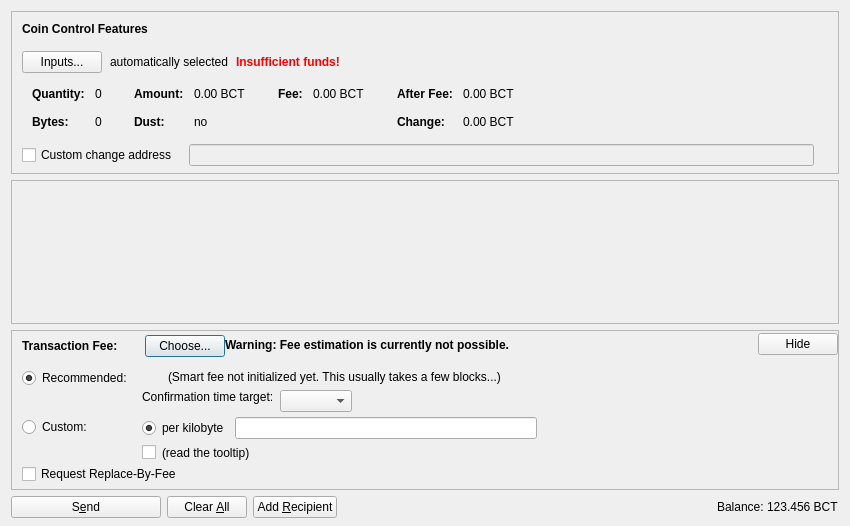
<?xml version="1.0" encoding="UTF-8"?>
<ui version="4.0">
 <class>SendCoinsDialog</class>
 <widget class="QDialog" name="SendCoinsDialog">
  <property name="geometry">
   <rect>
    <x>0</x>
    <y>0</y>
    <width>850</width>
    <height>526</height>
   </rect>
  </property>
  <property name="windowTitle">
   <string>Send Coins</string>
  </property>
  <layout class="QVBoxLayout" name="verticalLayout" stretch="0,1,0,0">
   <property name="bottomMargin">
    <number>8</number>
   </property>
   <item>
    <widget class="QFrame" name="frameCoinControl">
     <property name="sizePolicy">
      <sizepolicy hsizetype="Expanding" vsizetype="Expanding">
       <horstretch>0</horstretch>
       <verstretch>0</verstretch>
      </sizepolicy>
     </property>
     <property name="maximumSize">
      <size>
       <width>16777215</width>
       <height>16777215</height>
      </size>
     </property>
     <property name="frameShape">
      <enum>QFrame::StyledPanel</enum>
     </property>
     <property name="frameShadow">
      <enum>QFrame::Sunken</enum>
     </property>
     <layout class="QVBoxLayout" name="verticalLayoutCoinControl2">
      <property name="spacing">
       <number>0</number>
      </property>
      <property name="leftMargin">
       <number>0</number>
      </property>
      <property name="topMargin">
       <number>0</number>
      </property>
      <property name="rightMargin">
       <number>0</number>
      </property>
      <property name="bottomMargin">
       <number>6</number>
      </property>
      <item>
       <layout class="QVBoxLayout" name="verticalLayoutCoinControl" stretch="0,0,0,0,1">
        <property name="spacing">
         <number>0</number>
        </property>
        <property name="leftMargin">
         <number>10</number>
        </property>
        <property name="topMargin">
         <number>10</number>
        </property>
        <item>
         <layout class="QHBoxLayout" name="horizontalLayoutCoinControl1">
          <property name="bottomMargin">
           <number>15</number>
          </property>
          <item>
           <widget class="QLabel" name="labelCoinControlFeatures">
            <property name="sizePolicy">
             <sizepolicy hsizetype="Preferred" vsizetype="Maximum">
              <horstretch>0</horstretch>
              <verstretch>0</verstretch>
             </sizepolicy>
            </property>
            <property name="font">
             <font>
              <weight>75</weight>
              <bold>true</bold>
             </font>
            </property>
            <property name="styleSheet">
             <string notr="true">font-weight:bold;</string>
            </property>
            <property name="text">
             <string>Coin Control Features</string>
            </property>
           </widget>
          </item>
         </layout>
        </item>
        <item>
         <layout class="QHBoxLayout" name="horizontalLayoutCoinControl2" stretch="0,0,0,0">
          <property name="spacing">
           <number>8</number>
          </property>
          <property name="bottomMargin">
           <number>10</number>
          </property>
          <item>
           <widget class="QPushButton" name="pushButtonCoinControl">
            <property name="styleSheet">
             <string notr="true"/>
            </property>
            <property name="text">
             <string>Inputs...</string>
            </property>
            <property name="autoDefault">
             <bool>false</bool>
            </property>
           </widget>
          </item>
          <item>
           <widget class="QLabel" name="labelCoinControlAutomaticallySelected">
            <property name="text">
             <string>automatically selected</string>
            </property>
            <property name="margin">
             <number>5</number>
            </property>
           </widget>
          </item>
          <item>
           <widget class="QLabel" name="labelCoinControlInsuffFunds">
            <property name="font">
             <font>
              <weight>75</weight>
              <bold>true</bold>
             </font>
            </property>
            <property name="styleSheet">
             <string notr="true">color:red;font-weight:bold;</string>
            </property>
            <property name="text">
             <string>Insufficient funds!</string>
            </property>
            <property name="margin">
             <number>5</number>
            </property>
           </widget>
          </item>
          <item>
           <spacer name="horizontalSpacerCoinControl">
            <property name="orientation">
             <enum>Qt::Horizontal</enum>
            </property>
            <property name="sizeHint" stdset="0">
             <size>
              <width>40</width>
              <height>1</height>
             </size>
            </property>
           </spacer>
          </item>
         </layout>
        </item>
        <item>
         <widget class="QWidget" name="widgetCoinControl" native="true">
          <property name="sizePolicy">
           <sizepolicy hsizetype="Preferred" vsizetype="Preferred">
            <horstretch>0</horstretch>
            <verstretch>0</verstretch>
           </sizepolicy>
          </property>
          <property name="minimumSize">
           <size>
            <width>0</width>
            <height>0</height>
           </size>
          </property>
          <property name="styleSheet">
           <string notr="true"/>
          </property>
          <layout class="QHBoxLayout" name="horizontalLayoutCoinControl5">
           <property name="leftMargin">
            <number>0</number>
           </property>
           <property name="topMargin">
            <number>0</number>
           </property>
           <property name="rightMargin">
            <number>0</number>
           </property>
           <property name="bottomMargin">
            <number>0</number>
           </property>
           <item>
            <layout class="QHBoxLayout" name="horizontalLayoutCoinControl3" stretch="0,0,0,1">
             <property name="spacing">
              <number>20</number>
             </property>
             <property name="topMargin">
              <number>0</number>
             </property>
             <property name="bottomMargin">
              <number>10</number>
             </property>
             <item>
              <layout class="QFormLayout" name="formLayoutCoinControl1">
               <property name="horizontalSpacing">
                <number>10</number>
               </property>
               <property name="verticalSpacing">
                <number>14</number>
               </property>
               <property name="leftMargin">
                <number>10</number>
               </property>
               <property name="topMargin">
                <number>4</number>
               </property>
               <property name="rightMargin">
                <number>6</number>
               </property>
               <item row="0" column="0">
                <widget class="QLabel" name="labelCoinControlQuantityText">
                 <property name="font">
                  <font>
                   <weight>75</weight>
                   <bold>true</bold>
                  </font>
                 </property>
                 <property name="text">
                  <string>Quantity:</string>
                 </property>
                 <property name="margin">
                  <number>0</number>
                 </property>
                </widget>
               </item>
               <item row="0" column="1">
                <widget class="QLabel" name="labelCoinControlQuantity">
                 <property name="cursor">
                  <cursorShape>IBeamCursor</cursorShape>
                 </property>
                 <property name="contextMenuPolicy">
                  <enum>Qt::ActionsContextMenu</enum>
                 </property>
                 <property name="text">
                  <string notr="true">0</string>
                 </property>
                 <property name="margin">
                  <number>0</number>
                 </property>
                 <property name="textInteractionFlags">
                  <set>Qt::LinksAccessibleByMouse|Qt::TextSelectableByKeyboard|Qt::TextSelectableByMouse</set>
                 </property>
                </widget>
               </item>
               <item row="1" column="0">
                <widget class="QLabel" name="labelCoinControlBytesText">
                 <property name="font">
                  <font>
                   <weight>75</weight>
                   <bold>true</bold>
                  </font>
                 </property>
                 <property name="text">
                  <string>Bytes:</string>
                 </property>
                </widget>
               </item>
               <item row="1" column="1">
                <widget class="QLabel" name="labelCoinControlBytes">
                 <property name="cursor">
                  <cursorShape>IBeamCursor</cursorShape>
                 </property>
                 <property name="contextMenuPolicy">
                  <enum>Qt::ActionsContextMenu</enum>
                 </property>
                 <property name="text">
                  <string notr="true">0</string>
                 </property>
                 <property name="textInteractionFlags">
                  <set>Qt::LinksAccessibleByMouse|Qt::TextSelectableByKeyboard|Qt::TextSelectableByMouse</set>
                 </property>
                </widget>
               </item>
              </layout>
             </item>
             <item>
              <layout class="QFormLayout" name="formLayoutCoinControl2">
               <property name="horizontalSpacing">
                <number>10</number>
               </property>
               <property name="verticalSpacing">
                <number>14</number>
               </property>
               <property name="leftMargin">
                <number>6</number>
               </property>
               <property name="topMargin">
                <number>4</number>
               </property>
               <property name="rightMargin">
                <number>6</number>
               </property>
               <item row="0" column="0">
                <widget class="QLabel" name="labelCoinControlAmountText">
                 <property name="font">
                  <font>
                   <weight>75</weight>
                   <bold>true</bold>
                  </font>
                 </property>
                 <property name="text">
                  <string>Amount:</string>
                 </property>
                 <property name="margin">
                  <number>0</number>
                 </property>
                </widget>
               </item>
               <item row="0" column="1">
                <widget class="QLabel" name="labelCoinControlAmount">
                 <property name="cursor">
                  <cursorShape>IBeamCursor</cursorShape>
                 </property>
                 <property name="contextMenuPolicy">
                  <enum>Qt::ActionsContextMenu</enum>
                 </property>
                 <property name="text">
                  <string notr="true">0.00 BCT</string>
                 </property>
                 <property name="textInteractionFlags">
                  <set>Qt::LinksAccessibleByMouse|Qt::TextSelectableByKeyboard|Qt::TextSelectableByMouse</set>
                 </property>
                </widget>
               </item>
               <item row="1" column="0">
                <widget class="QLabel" name="labelCoinControlLowOutputText">
                 <property name="font">
                  <font>
                   <weight>75</weight>
                   <bold>true</bold>
                  </font>
                 </property>
                 <property name="text">
                  <string>Dust:</string>
                 </property>
                </widget>
               </item>
               <item row="1" column="1">
                <widget class="QLabel" name="labelCoinControlLowOutput">
                 <property name="cursor">
                  <cursorShape>IBeamCursor</cursorShape>
                 </property>
                 <property name="contextMenuPolicy">
                  <enum>Qt::ActionsContextMenu</enum>
                 </property>
                 <property name="text">
                  <string notr="true">no</string>
                 </property>
                 <property name="textInteractionFlags">
                  <set>Qt::LinksAccessibleByMouse|Qt::TextSelectableByKeyboard|Qt::TextSelectableByMouse</set>
                 </property>
                </widget>
               </item>
              </layout>
             </item>
             <item>
              <layout class="QFormLayout" name="formLayoutCoinControl3">
               <property name="horizontalSpacing">
                <number>10</number>
               </property>
               <property name="verticalSpacing">
                <number>14</number>
               </property>
               <property name="leftMargin">
                <number>6</number>
               </property>
               <property name="topMargin">
                <number>4</number>
               </property>
               <property name="rightMargin">
                <number>6</number>
               </property>
               <item row="0" column="0">
                <widget class="QLabel" name="labelCoinControlFeeText">
                 <property name="font">
                  <font>
                   <weight>75</weight>
                   <bold>true</bold>
                  </font>
                 </property>
                 <property name="text">
                  <string>Fee:</string>
                 </property>
                 <property name="margin">
                  <number>0</number>
                 </property>
                </widget>
               </item>
               <item row="0" column="1">
                <widget class="QLabel" name="labelCoinControlFee">
                 <property name="cursor">
                  <cursorShape>IBeamCursor</cursorShape>
                 </property>
                 <property name="contextMenuPolicy">
                  <enum>Qt::ActionsContextMenu</enum>
                 </property>
                 <property name="text">
                  <string notr="true">0.00 BCT</string>
                 </property>
                 <property name="textInteractionFlags">
                  <set>Qt::LinksAccessibleByMouse|Qt::TextSelectableByKeyboard|Qt::TextSelectableByMouse</set>
                 </property>
                </widget>
               </item>
              </layout>
             </item>
             <item>
              <layout class="QFormLayout" name="formLayoutCoinControl4">
               <property name="horizontalSpacing">
                <number>10</number>
               </property>
               <property name="verticalSpacing">
                <number>14</number>
               </property>
               <property name="leftMargin">
                <number>6</number>
               </property>
               <property name="topMargin">
                <number>4</number>
               </property>
               <property name="rightMargin">
                <number>6</number>
               </property>
               <item row="0" column="0">
                <widget class="QLabel" name="labelCoinControlAfterFeeText">
                 <property name="font">
                  <font>
                   <weight>75</weight>
                   <bold>true</bold>
                  </font>
                 </property>
                 <property name="text">
                  <string>After Fee:</string>
                 </property>
                 <property name="margin">
                  <number>0</number>
                 </property>
                </widget>
               </item>
               <item row="0" column="1">
                <widget class="QLabel" name="labelCoinControlAfterFee">
                 <property name="cursor">
                  <cursorShape>IBeamCursor</cursorShape>
                 </property>
                 <property name="contextMenuPolicy">
                  <enum>Qt::ActionsContextMenu</enum>
                 </property>
                 <property name="text">
                  <string notr="true">0.00 BCT</string>
                 </property>
                 <property name="textInteractionFlags">
                  <set>Qt::LinksAccessibleByMouse|Qt::TextSelectableByKeyboard|Qt::TextSelectableByMouse</set>
                 </property>
                </widget>
               </item>
               <item row="1" column="0">
                <widget class="QLabel" name="labelCoinControlChangeText">
                 <property name="font">
                  <font>
                   <weight>75</weight>
                   <bold>true</bold>
                  </font>
                 </property>
                 <property name="text">
                  <string>Change:</string>
                 </property>
                </widget>
               </item>
               <item row="1" column="1">
                <widget class="QLabel" name="labelCoinControlChange">
                 <property name="cursor">
                  <cursorShape>IBeamCursor</cursorShape>
                 </property>
                 <property name="contextMenuPolicy">
                  <enum>Qt::ActionsContextMenu</enum>
                 </property>
                 <property name="text">
                  <string notr="true">0.00 BCT</string>
                 </property>
                 <property name="textInteractionFlags">
                  <set>Qt::LinksAccessibleByMouse|Qt::TextSelectableByKeyboard|Qt::TextSelectableByMouse</set>
                 </property>
                </widget>
               </item>
              </layout>
             </item>
            </layout>
           </item>
          </layout>
         </widget>
        </item>
        <item>
         <layout class="QHBoxLayout" name="horizontalLayoutCoinControl4" stretch="0,0,0">
          <property name="spacing">
           <number>12</number>
          </property>
          <property name="sizeConstraint">
           <enum>QLayout::SetDefaultConstraint</enum>
          </property>
          <property name="topMargin">
           <number>5</number>
          </property>
          <property name="rightMargin">
           <number>5</number>
          </property>
          <item>
           <widget class="QCheckBox" name="checkBoxCoinControlChange">
            <property name="toolTip">
             <string>If this is activated, but the change address is empty or invalid, change will be sent to a newly generated address.</string>
            </property>
            <property name="text">
             <string>Custom change address</string>
            </property>
           </widget>
          </item>
          <item>
           <widget class="QValidatedLineEdit" name="lineEditCoinControlChange">
            <property name="enabled">
             <bool>false</bool>
            </property>
            <property name="sizePolicy">
             <sizepolicy hsizetype="Expanding" vsizetype="Fixed">
              <horstretch>0</horstretch>
              <verstretch>0</verstretch>
             </sizepolicy>
            </property>
           </widget>
          </item>
          <item>
           <widget class="QLabel" name="labelCoinControlChangeLabel">
            <property name="sizePolicy">
             <sizepolicy hsizetype="Preferred" vsizetype="Expanding">
              <horstretch>0</horstretch>
              <verstretch>0</verstretch>
             </sizepolicy>
            </property>
            <property name="minimumSize">
             <size>
              <width>0</width>
              <height>0</height>
             </size>
            </property>
            <property name="text">
             <string/>
            </property>
            <property name="margin">
             <number>3</number>
            </property>
           </widget>
          </item>
         </layout>
        </item>
        <item>
         <spacer name="verticalSpacerCoinControl">
          <property name="orientation">
           <enum>Qt::Vertical</enum>
          </property>
          <property name="sizeHint" stdset="0">
           <size>
            <width>800</width>
            <height>1</height>
           </size>
          </property>
         </spacer>
        </item>
       </layout>
      </item>
     </layout>
    </widget>
   </item>
   <item>
    <widget class="QScrollArea" name="scrollArea">
     <property name="widgetResizable">
      <bool>true</bool>
     </property>
     <widget class="QWidget" name="scrollAreaWidgetContents">
      <property name="geometry">
       <rect>
        <x>0</x>
        <y>0</y>
        <width>830</width>
        <height>104</height>
       </rect>
      </property>
      <layout class="QVBoxLayout" name="verticalLayout_2" stretch="0,1">
       <property name="leftMargin">
        <number>0</number>
       </property>
       <property name="topMargin">
        <number>0</number>
       </property>
       <property name="rightMargin">
        <number>0</number>
       </property>
       <property name="bottomMargin">
        <number>0</number>
       </property>
       <item>
        <layout class="QVBoxLayout" name="entries">
         <property name="spacing">
          <number>6</number>
         </property>
        </layout>
       </item>
       <item>
        <spacer name="verticalSpacer">
         <property name="orientation">
          <enum>Qt::Vertical</enum>
         </property>
         <property name="sizeHint" stdset="0">
          <size>
           <width>20</width>
           <height>40</height>
          </size>
         </property>
        </spacer>
       </item>
      </layout>
     </widget>
    </widget>
   </item>
   <item>
    <widget class="QFrame" name="frameFee">
     <property name="sizePolicy">
      <sizepolicy hsizetype="Expanding" vsizetype="Expanding">
       <horstretch>0</horstretch>
       <verstretch>0</verstretch>
      </sizepolicy>
     </property>
     <property name="maximumSize">
      <size>
       <width>16777215</width>
       <height>16777215</height>
      </size>
     </property>
     <property name="frameShape">
      <enum>QFrame::StyledPanel</enum>
     </property>
     <property name="frameShadow">
      <enum>QFrame::Sunken</enum>
     </property>
     <layout class="QVBoxLayout" name="verticalLayoutFee1">
      <property name="spacing">
       <number>0</number>
      </property>
      <property name="leftMargin">
       <number>0</number>
      </property>
      <property name="topMargin">
       <number>0</number>
      </property>
      <property name="rightMargin">
       <number>0</number>
      </property>
      <property name="bottomMargin">
       <number>0</number>
      </property>
      <item>
       <layout class="QVBoxLayout" name="verticalLayoutFee2" stretch="0,0,0">
        <property name="spacing">
         <number>0</number>
        </property>
        <property name="leftMargin">
         <number>10</number>
        </property>
        <property name="topMargin">
         <number>0</number>
        </property>
        <item>
         <layout class="QHBoxLayout" name="horizontalLayoutFee1">
          <property name="bottomMargin">
           <number>0</number>
          </property>
          <item>
           <layout class="QVBoxLayout" name="verticalLayoutFee7">
            <property name="spacing">
             <number>0</number>
            </property>
            <item>
             <spacer name="verticalSpacerSmartFee">
              <property name="orientation">
               <enum>Qt::Vertical</enum>
              </property>
              <property name="sizeType">
               <enum>QSizePolicy::Fixed</enum>
              </property>
              <property name="sizeHint" stdset="0">
               <size>
                <width>1</width>
                <height>4</height>
               </size>
              </property>
             </spacer>
            </item>
            <item>
             <layout class="QHBoxLayout" name="horizontalLayoutSmartFee">
              <property name="spacing">
               <number>10</number>
              </property>
              <item>
               <widget class="QLabel" name="labelFeeHeadline">
                <property name="sizePolicy">
                 <sizepolicy hsizetype="Preferred" vsizetype="Maximum">
                  <horstretch>0</horstretch>
                  <verstretch>0</verstretch>
                 </sizepolicy>
                </property>
                <property name="font">
                 <font>
                  <weight>75</weight>
                  <bold>true</bold>
                 </font>
                </property>
                <property name="styleSheet">
                 <string notr="true">font-weight:bold;</string>
                </property>
                <property name="text">
                 <string>Transaction Fee:</string>
                </property>
               </widget>
              </item>
              <item>
               <widget class="QLabel" name="labelFeeMinimized">
                <property name="text">
                 <string/>
                </property>
               </widget>
              </item>
              <item>
               <widget class="QPushButton" name="buttonChooseFee">
                <property name="text">
                 <string>Choose...</string>
                </property>
               </widget>
              </item>
             </layout>
            </item>
            <item>
             <spacer name="verticalSpacer_5">
              <property name="orientation">
               <enum>Qt::Vertical</enum>
              </property>
              <property name="sizeHint" stdset="0">
               <size>
                <width>1</width>
                <height>1</height>
               </size>
              </property>
             </spacer>
            </item>
           </layout>
          </item>
          <item>
           <widget class="QLabel" name="fallbackFeeWarningLabel">
            <property name="toolTip">
             <string>Using the fallbackfee can result in sending a transaction that will take several hours or days (or never) to confirm. Consider choosing your fee manually or wait until you have validated the complete chain.</string>
            </property>
            <property name="font">
            <font>
                <weight>75</weight>
                <bold>true</bold>
            </font>
            </property>
            <property name="text">
             <string>Warning: Fee estimation is currently not possible.</string>
            </property>
            <property name="wordWrap">
             <bool>false</bool>
            </property>
           </widget>
          </item>
          <item>
           <spacer name="horizontalSpacer_4">
            <property name="orientation">
             <enum>Qt::Horizontal</enum>
            </property>
            <property name="sizeType">
             <enum>QSizePolicy::MinimumExpanding</enum>
            </property>
            <property name="sizeHint" stdset="0">
             <size>
              <width>40</width>
              <height>20</height>
             </size>
            </property>
           </spacer>
          </item>
          <item>
           <widget class="QPushButton" name="buttonMinimizeFee">
            <property name="toolTip">
             <string>collapse fee-settings</string>
            </property>
            <property name="text">
             <string>Hide</string>
            </property>
           </widget>
          </item>
         </layout>
        </item>
        <item>
         <widget class="QFrame" name="frameFeeSelection">
          <layout class="QVBoxLayout" name="verticalLayoutFee12">
           <property name="spacing">
            <number>0</number>
           </property>
           <property name="leftMargin">
            <number>0</number>
           </property>
           <property name="topMargin">
            <number>0</number>
           </property>
           <property name="rightMargin">
            <number>0</number>
           </property>
           <property name="bottomMargin">
            <number>0</number>
           </property>
           <item>
            <layout class="QGridLayout" name="gridLayoutFee">
             <property name="topMargin">
              <number>10</number>
             </property>
             <property name="bottomMargin">
              <number>4</number>
             </property>
             <property name="horizontalSpacing">
              <number>10</number>
             </property>
             <property name="verticalSpacing">
              <number>4</number>
             </property>
             <item row="1" column="1">
              <layout class="QVBoxLayout" name="verticalLayoutFee8">
               <property name="spacing">
                <number>6</number>
               </property>
               <item>
                <layout class="QHBoxLayout" name="horizontalLayoutFee13">
                 <item>
                  <widget class="QRadioButton" name="radioCustomPerKilobyte">
                   <property name="toolTip">
                    <string>If the custom fee is set to 1000 satoshis and the transaction is only 250 bytes, then &quot;per kilobyte&quot; only pays 250 satoshis in fee, while &quot;total at least&quot; pays 1000 satoshis. For transactions bigger than a kilobyte both pay by kilobyte.</string>
                   </property>
                   <property name="text">
                    <string>per kilobyte</string>
                   </property>
                   <property name="checked">
                    <bool>true</bool>
                   </property>
                   <attribute name="buttonGroup">
                    <string notr="true">groupCustomFee</string>
                   </attribute>
                  </widget>
                 </item>
                 <item>
                  <widget class="BitcoinAmountField" name="customFee"/>
                 </item>
                 <item>
                  <spacer name="horizontalSpacer_6">
                   <property name="orientation">
                    <enum>Qt::Horizontal</enum>
                   </property>
                   <property name="sizeHint" stdset="0">
                    <size>
                     <width>1</width>
                     <height>1</height>
                    </size>
                   </property>
                  </spacer>
                 </item>
                </layout>
               </item>
               <item>
                <layout class="QHBoxLayout" name="horizontalLayoutFee8">
                 <item>
                  <widget class="QCheckBox" name="checkBoxMinimumFee">
                   <property name="toolTip">
                    <string>Paying only the minimum fee is just fine as long as there is less transaction volume than space in the blocks. But be aware that this can end up in a never confirming transaction once there is more demand for bitcoin2 transactions than the network can process.</string>
                   </property>
                   <property name="text">
                    <string/>
                   </property>
                  </widget>
                 </item>
                 <item>
                  <widget class="QLabel" name="labelMinFeeWarning">
                   <property name="enabled">
                    <bool>true</bool>
                   </property>
                   <property name="toolTip">
                    <string>Paying only the minimum fee is just fine as long as there is less transaction volume than space in the blocks. But be aware that this can end up in a never confirming transaction once there is more demand for bitcoin2 transactions than the network can process.</string>
                   </property>
                   <property name="text">
                    <string>(read the tooltip)</string>
                   </property>
                   <property name="margin">
                    <number>5</number>
                   </property>
                  </widget>
                 </item>
                 <item>
                  <spacer name="horizontalSpacer_2">
                   <property name="orientation">
                    <enum>Qt::Horizontal</enum>
                   </property>
                   <property name="sizeHint" stdset="0">
                    <size>
                     <width>1</width>
                     <height>1</height>
                    </size>
                   </property>
                  </spacer>
                 </item>
                </layout>
               </item>
              </layout>
             </item>
             <item row="0" column="0">
              <layout class="QVBoxLayout" name="verticalLayoutFee4" stretch="0,1">
               <item>
                <widget class="QRadioButton" name="radioSmartFee">
                 <property name="text">
                  <string>Recommended:</string>
                 </property>
                 <property name="checked">
                  <bool>true</bool>
                 </property>
                 <attribute name="buttonGroup">
                  <string notr="true">groupFee</string>
                 </attribute>
                </widget>
               </item>
               <item>
                <spacer name="verticalSpacer_2">
                 <property name="orientation">
                  <enum>Qt::Vertical</enum>
                 </property>
                 <property name="sizeHint" stdset="0">
                  <size>
                   <width>1</width>
                   <height>1</height>
                  </size>
                 </property>
                </spacer>
               </item>
              </layout>
             </item>
             <item row="1" column="0">
              <layout class="QVBoxLayout" name="verticalLayoutFee9" stretch="0,1">
               <item>
                <widget class="QRadioButton" name="radioCustomFee">
                 <property name="text">
                  <string>Custom:</string>
                 </property>
                 <attribute name="buttonGroup">
                  <string notr="true">groupFee</string>
                 </attribute>
                </widget>
               </item>
               <item>
                <spacer name="verticalSpacer_6">
                 <property name="orientation">
                  <enum>Qt::Vertical</enum>
                 </property>
                 <property name="sizeHint" stdset="0">
                  <size>
                   <width>1</width>
                   <height>1</height>
                  </size>
                 </property>
                </spacer>
               </item>
              </layout>
             </item>
             <item row="0" column="1">
              <layout class="QVBoxLayout" name="verticalLayoutFee3" stretch="0,0,1">
               <property name="spacing">
                <number>6</number>
               </property>
               <property name="topMargin">
                <number>2</number>
               </property>
               <item>
                <layout class="QHBoxLayout" name="horizontalLayoutFee12">
                 <item>
                  <widget class="QLabel" name="labelSmartFee">
                   <property name="text">
                    <string/>
                   </property>
                   <property name="margin">
                    <number>2</number>
                   </property>
                  </widget>
                 </item>
                 <item>
                  <widget class="QLabel" name="labelFeeEstimation">
                   <property name="text">
                    <string/>
                   </property>
                  </widget>
                 </item>
                 <item>
                  <widget class="QLabel" name="labelSmartFee2">
                   <property name="text">
                    <string>(Smart fee not initialized yet. This usually takes a few blocks...)</string>
                   </property>
                   <property name="margin">
                    <number>2</number>
                   </property>
                  </widget>
                 </item>
                 <item>
                  <spacer name="horizontalSpacer_5">
                   <property name="orientation">
                    <enum>Qt::Horizontal</enum>
                   </property>
                   <property name="sizeHint" stdset="0">
                    <size>
                     <width>1</width>
                     <height>1</height>
                    </size>
                   </property>
                  </spacer>
                 </item>
                </layout>
               </item>
               <item>
                <layout class="QHBoxLayout" name="horizontalLayoutFee9">
                 <item>
                  <layout class="QVBoxLayout" name="verticalLayoutFee6">
                   <item>
                    <widget class="QLabel" name="labelSmartFee3">
                     <property name="text">
                      <string>Confirmation time target:</string>
                     </property>
                     <property name="margin">
                      <number>2</number>
                     </property>
                    </widget>
                   </item>
                   <item>
                    <spacer name="verticalSpacer_3">
                     <property name="orientation">
                      <enum>Qt::Vertical</enum>
                     </property>
                     <property name="sizeHint" stdset="0">
                      <size>
                       <width>1</width>
                       <height>1</height>
                      </size>
                     </property>
                    </spacer>
                   </item>
                  </layout>
                 </item>
                 <item>
                  <layout class="QVBoxLayout" name="verticalLayoutFee5">
                   <property name="rightMargin">
                    <number>30</number>
                   </property>
                   <item>
                    <layout class="QHBoxLayout" name="horizontalLayoutConfTarget">
                     <property name="bottomMargin">
                      <number>0</number>
                     </property>
                     <item>
                      <widget class="QComboBox" name="confTargetSelector"/>
                     </item>
                     <item>
                      <spacer name="horizontalSpacerConfTarget">
                       <property name="orientation">
                        <enum>Qt::Horizontal</enum>
                       </property>
                       <property name="sizeHint" stdset="0">
                        <size>
                         <width>40</width>
                         <height>20</height>
                        </size>
                       </property>
                      </spacer>
                     </item>
                    </layout>
                   </item>
                  </layout>
                 </item>
                </layout>
               </item>
               <item>
                <spacer name="verticalSpacer_4">
                 <property name="orientation">
                  <enum>Qt::Vertical</enum>
                 </property>
                 <property name="sizeHint" stdset="0">
                  <size>
                   <width>1</width>
                   <height>1</height>
                  </size>
                 </property>
                </spacer>
               </item>
              </layout>
             </item>
            </layout>
           </item>
           <item>
            <widget class="QCheckBox" name="optInRBF">
             <property name="text">
              <string>Request Replace-By-Fee</string>
             </property>
             <property name="toolTip">
              <string>Indicates that the sender may wish to replace this transaction with a new one paying higher fees (prior to being confirmed).</string>
             </property>
            </widget>
           </item>
          </layout>
         </widget>
        </item>
        <item>
         <spacer name="verticalSpacerFee">
          <property name="orientation">
           <enum>Qt::Vertical</enum>
          </property>
          <property name="sizeHint" stdset="0">
           <size>
            <width>40</width>
            <height>5</height>
           </size>
          </property>
         </spacer>
        </item>
       </layout>
      </item>
     </layout>
    </widget>
   </item>
   <item>
    <layout class="QHBoxLayout" name="horizontalLayout">
     <item>
      <widget class="QPushButton" name="sendButton">
       <property name="minimumSize">
        <size>
         <width>150</width>
         <height>0</height>
        </size>
       </property>
       <property name="toolTip">
        <string>Confirm the send action</string>
       </property>
       <property name="text">
        <string>S&amp;end</string>
       </property>
       <property name="icon">
        <iconset resource="../bitcoin.qrc">
         <normaloff>:/icons/send</normaloff>:/icons/send</iconset>
       </property>
       <property name="autoDefault">
        <bool>false</bool>
       </property>
       <property name="default">
        <bool>false</bool>
       </property>
      </widget>
     </item>
     <item>
      <widget class="QPushButton" name="clearButton">
       <property name="sizePolicy">
        <sizepolicy hsizetype="Minimum" vsizetype="Fixed">
         <horstretch>0</horstretch>
         <verstretch>0</verstretch>
        </sizepolicy>
       </property>
       <property name="toolTip">
        <string>Clear all fields of the form.</string>
       </property>
       <property name="text">
        <string>Clear &amp;All</string>
       </property>
       <property name="icon">
        <iconset resource="../bitcoin.qrc">
         <normaloff>:/icons/remove</normaloff>:/icons/remove</iconset>
       </property>
       <property name="autoDefault">
        <bool>false</bool>
       </property>
      </widget>
     </item>
     <item>
      <widget class="QPushButton" name="addButton">
       <property name="toolTip">
        <string>Send to multiple recipients at once</string>
       </property>
       <property name="text">
        <string>Add &amp;Recipient</string>
       </property>
       <property name="icon">
        <iconset resource="../bitcoin.qrc">
         <normaloff>:/icons/add</normaloff>:/icons/add</iconset>
       </property>
       <property name="autoDefault">
        <bool>false</bool>
       </property>
      </widget>
     </item>
     <item>
      <spacer name="horizontalSpacer">
       <property name="orientation">
        <enum>Qt::Horizontal</enum>
       </property>
       <property name="sizeHint" stdset="0">
        <size>
         <width>40</width>
         <height>20</height>
        </size>
       </property>
      </spacer>
     </item>
     <item>
      <layout class="QHBoxLayout" name="horizontalLayout_2">
       <property name="spacing">
        <number>3</number>
       </property>
       <item>
        <widget class="QLabel" name="label">
         <property name="sizePolicy">
          <sizepolicy hsizetype="Preferred" vsizetype="Fixed">
           <horstretch>0</horstretch>
           <verstretch>0</verstretch>
          </sizepolicy>
         </property>
         <property name="text">
          <string>Balance:</string>
         </property>
        </widget>
       </item>
       <item>
        <widget class="QLabel" name="labelBalance">
         <property name="sizePolicy">
          <sizepolicy hsizetype="Preferred" vsizetype="Fixed">
           <horstretch>0</horstretch>
           <verstretch>0</verstretch>
          </sizepolicy>
         </property>
         <property name="cursor">
          <cursorShape>IBeamCursor</cursorShape>
         </property>
         <property name="text">
          <string notr="true">123.456 BCT</string>
         </property>
         <property name="textInteractionFlags">
          <set>Qt::LinksAccessibleByMouse|Qt::TextSelectableByKeyboard|Qt::TextSelectableByMouse</set>
         </property>
        </widget>
       </item>
      </layout>
     </item>
    </layout>
   </item>
  </layout>
 </widget>
 <customwidgets>
  <customwidget>
   <class>QValidatedLineEdit</class>
   <extends>QLineEdit</extends>
   <header>qvalidatedlineedit.h</header>
  </customwidget>
  <customwidget>
   <class>BitcoinAmountField</class>
   <extends>QLineEdit</extends>
   <header>bitcoinamountfield.h</header>
   <container>1</container>
  </customwidget>
 </customwidgets>
 <resources>
  <include location="../bitcoin.qrc"/>
 </resources>
 <connections/>
 <buttongroups>
  <buttongroup name="groupFee"/>
  <buttongroup name="groupCustomFee"/>
 </buttongroups>
</ui>
